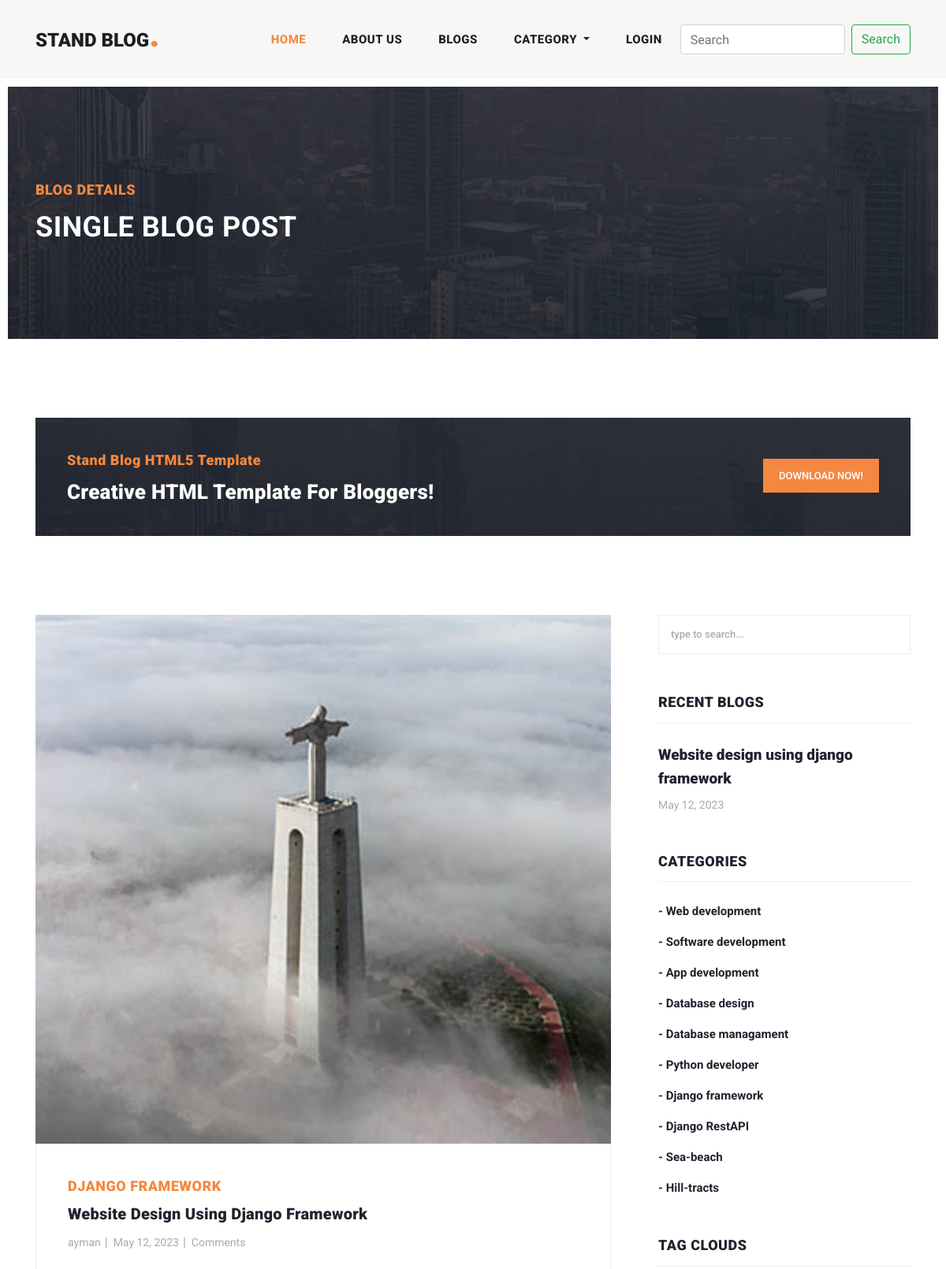
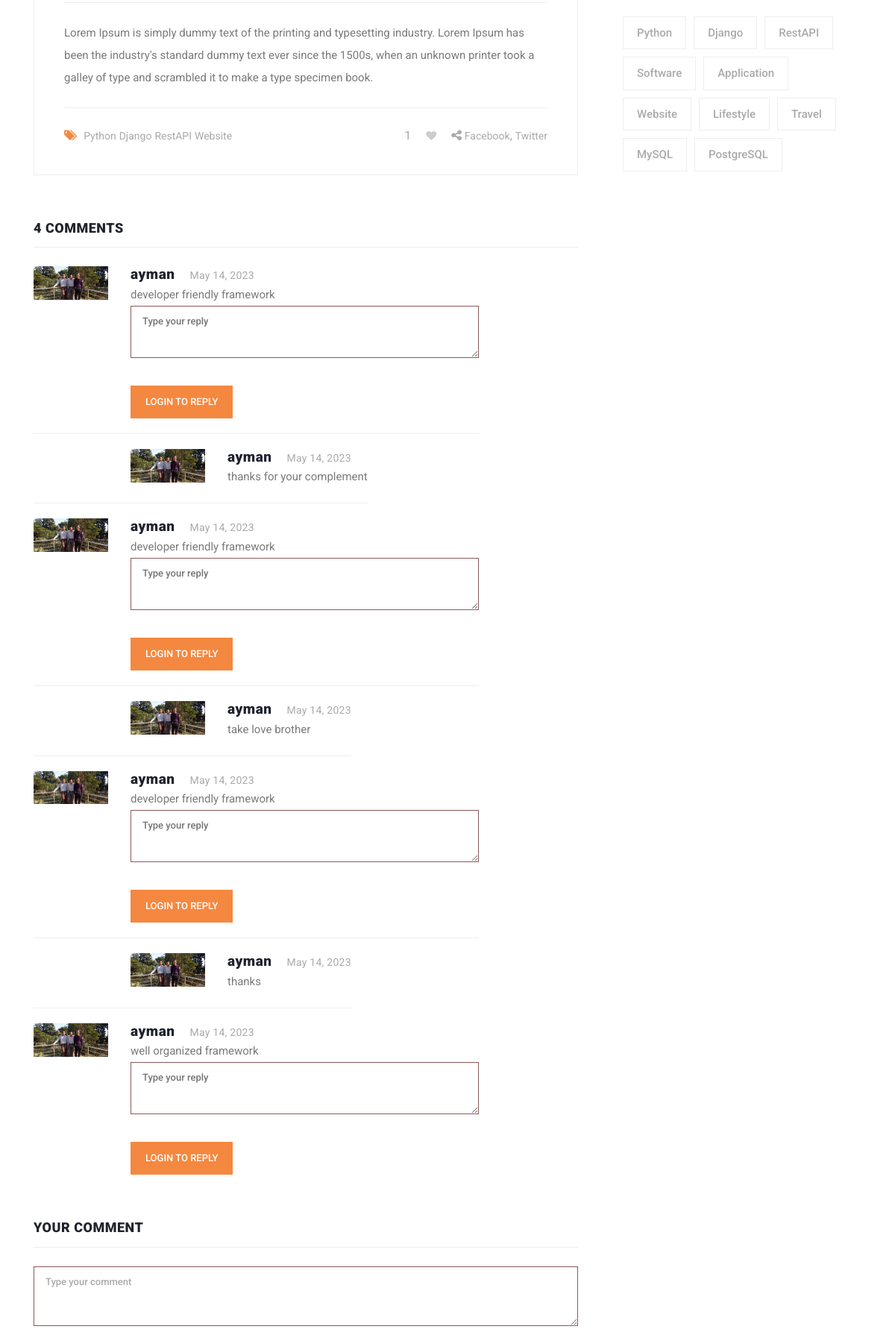
The app's page /blog/website-design-using-django-framework/ (upper part) with its own data (2 pictures, top to bottom).
### blog/models.py (models this page shows, shortened)
class Blog(models.Model):
    user = models.ForeignKey(User, related_name='user_blogs', on_delete=models.CASCADE)
    category = models.ForeignKey(Category, related_name='category_blogs', on_delete=models.CASCADE)
    tags = models.ManyToManyField(Tag, related_name='tag_blogs', blank=True)
    likes = models.ManyToManyField(User, related_name='user_likes', blank=True)
    title = models.CharField(max_length=250)
    slug = models.SlugField(null=True, blank=True)
    banner = models.ImageField(upload_to='blog_banners')
    description = models.CharField(max_length=1000)
    created_date = models.DateField(auto_now_add=True)

class Category(models.Model):
    title = models.CharField(max_length=150, unique=True)
    slug = models.SlugField(null=True, blank=True)
    created_date = models.DateField(auto_now_add=True)

class Tag(models.Model):
    title = models.CharField(max_length=100)
    slug = models.SlugField(null=True, blank=True)
    created_date = models.DateField(auto_now_add=True)

class Comment(models.Model):
    user = models.ForeignKey(User, related_name='user_comments', on_delete=models.CASCADE)
    blog = models.ForeignKey(Blog, related_name='blog_comments', on_delete=models.CASCADE)
    text = models.TextField()
    created_date = models.DateField(auto_now_add=True)

class Reply(models.Model):
    user = models.ForeignKey(User, related_name='user_replies', on_delete=models.CASCADE)
    comment = models.ForeignKey(Comment, related_name='comment_replies', on_delete=models.CASCADE)
    text = models.TextField()
    created_date = models.DateField(auto_now_add=True)

### account/models.py (models this page shows, shortened)
class User(AbstractUser):
    email = models.EmailField(max_length=150, unique=True, error_messages={
        "unique":"Email must be unique"
    })
    image = models.ImageField(null=True, blank=True, upload_to="user-images")
    REQUIRED_FIELDS = ["email"]
    objects = CustomUserManager()
    def get_profile_picture(self):
        url = ""
        try:
            url = self.image.url
        except:
            url = ""
        return url

### blog/views.py (the view)
# urls.py: path('blog/<str:slug>/', views.blog_details, name='blog_details'),
def blog_details(request, slug):
    blog = get_object_or_404(Blog, slug=slug)
    category = Category.objects.get(id=blog.category.id)
    comments = blog.blog_comments.all()
    related_blogs = category.category_blogs.all()
    tags = Tag.objects.order_by('created_date')
    liked_by = request.user in blog.likes.all()
    context = {
        'blog' : blog,
        'comments' : comments,
        'related_blogs' : related_blogs,
        'tags' : tags,
        'liked_by' : liked_by
    }
    return render(request, 'blog-details.html', context)

### blog/context_processors.py (called while the page is built)
def get_all_categories(request):
    categories = Category.objects.order_by('-created_date')
    context = {
        'categories' : categories
    }
    return context

def get_all_tags(request):
    tags = Tag.objects.order_by('-created_date')
    context = {
        'tags' : tags
    }
    return context

### templates/blog-details.html (shortened to what this page needs)
{% extends 'base.html' %}
{% load static %}
{% block content %}
<div class="heading-page header-text">
    <section class="page-heading">
      <div class="container">
        <div class="row">
          <div class="col-lg-12">
            <div class="text-content">
              <h4>Blog Details</h4>
              <h2>Single blog post</h2>
            </div>
          </div>
        </div>
      </div>
    </section>
  </div>
  <section class="call-to-action">
    <div class="container">
      <div class="row">
        <div class="col-lg-12">
          <div class="main-content">
            <div class="row">
              <div class="col-lg-8">
                <span>Stand Blog HTML5 Template</span>
                <h4>Creative HTML Template For Bloggers!</h4>
              </div>
              <div class="col-lg-4">
                <div class="main-button">
                  <a rel="nofollow" href="https://templatemo.com/tm-551-stand-blog" target="_parent">Download Now!</a>
                </div>
              </div>
            </div>
          </div>
        </div>
      </div>
    </div>
  </section>
  <section class="blog-posts grid-system">
    <div class="container">
      <div class="row">
        <div class="col-lg-8">
          <div class="all-blog-posts">
            <div class="row">
              <div class="col-lg-12">
                <div class="blog-post">
                  <div class="blog-thumb">
                    <img src="{{blog.banner.url}}" alt="">
                  </div>
                  <div class="down-content">
                    <span>{{blog.category.title}}</span>
                    <a href="post-details.html"><h4>{{blog.title}}</h4></a>
                    <ul class="post-info">
                      <li><a href="#">{{blog.user.username}}</a></li>
                      <li><a href="#">{{blog.created_date}}</a></li>
                      <li><a href="#">{{blog.comment.all.count}} Comments</a></li>
                    </ul>
                    <p>{{blog.description}}</p>
                    <div class="post-options">
                      <div class="row">
                        <div class="col-6">
                          <ul class="post-tags">
                            <li><i class="fa fa-tags"></i></li>
                            {% if blog.tags.all.count > 0 %}
                              {% for tag in blog.tags.all %}
                              <li><a href="#">{{tag.title}}</a></li>
                              {% endfor %}
                            {% else %}
                              None
                            {% endif %}
                          </ul>
                        </div>
                        {% if request.user.is_authenticated %}
                        <div class="col-6">
                          <ul class="post-share">
                            <li id="like-count">{{blog.likes.count}}</li>
                            {% if liked_by %}
                            <li class="pl-3 pr-3"><a href="javascript:void(0);"><i id="like-icon" data-blog="{{blog.id}}" class="fa fa-heart"></i></a></li>
                            {% else %}
                            <li class="pl-3 pr-3"><a href="javascript:void(0);"><i id="like-icon" data-blog="{{blog.id}}" class="fa fa-heart empty-heart"></i></a></li>
                            {% endif %}
                            <li><i class="fa fa-share-alt"></i></li>
                            <li><a href="#">Facebook</a>,</li>
                            <li><a href="#"> Twitter</a></li>
                          </ul>
                        </div>
                        {% else %}
                        <div class="col-6">
                          <ul class="post-share">
                            <li id="like-count">{{blog.likes.all.count}}</li>
                            {% if liked_by %}
                            <li class="pl-3 pr-3"><a href="{% url 'home' %}"><i id="like-icon" data-blog="{{blog.id}}" class="fa fa-heart"></i></a></li>
                            {% else %}
                            <li class="pl-3 pr-3"><a href="{% url 'home' %}"><i id="like-icon" data-blog="{{blog.id}}" class="fa fa-heart empty-heart"></i></a></li>
                            {% endif %}
                            <li><i class="fa fa-share-alt"></i></li>
                            <li><a href="#">Facebook</a>,</li>
                            <li><a href="#"> Twitter</a></li>
                          </ul>
                        </div>
                        {% endif %}
                      </div>
                    </div>
                  </div>
                </div>
              </div>
              <div class="col-lg-12">
                <div class="sidebar-item comments">
                  <div class="sidebar-heading">
                    <h2>{{blog.blog_comments.all.count}} comments</h2>
                  </div>
                  <div class="content">
                    <ul>
                      {% for comment in comments %}
                        <li>
                          <div class="author-thumb">
                            <img src="{{comment.user.get_profile_picture}}" alt="">
                          </div>
                          <div class="right-content">
                            <h4>{{comment.user.username}}<span>{{comment.created_date}}</span></h4>
                            <p>{{comment.text}}</p>
                            <form class="submit-reply" id="comment" action="{% url 'add_reply' blog.id comment.id %}" method="post">
                              <div class="row">
                                <div class="col-lg-12">
                                  <fieldset>
                                    <textarea name="text" id="message" placeholder="Type your reply" required=""></textarea>
                                  </fieldset>
                                </div>
                                <div class="col-lg-12">
                                  <fieldset>
                                    {% if request.user.is_authenticated %}
                                      <button type="submit" id="form-submit" class="main-button reply-button">Submit</button>
                                    {% else %}
                                      <a type="submit" href="#" id="form-submit" class="main-button reply-button">Login to reply</a>
                                    {% endif %}
                                  </fieldset>
                                </div>
                              </div>
                            </form>
                          </div>
                        </li>
                          {% for reply in comment.comment_replies.all %}
                          <li class="replied">
                            <div class="author-thumb">
                              <img src="{{reply.user.get_profile_picture}}" alt="">
                            </div>
                            <div class="right-content">
                              <h4>{{reply.user.username}}<span>{{reply.created_date}}</span></h4>
                              <p>{{reply.text}}</p>
                            </div>
                          </li>
                          {% endfor %}
                        {% endfor %}
                    </ul>
                  </div>
                </div>
              </div>
              <div class="col-lg-12">
                <div class="sidebar-item submit-comment">
                  <div class="sidebar-heading">
                    <h2>Your comment</h2>
                  </div>
                  <div class="content">
                    <form id="comment" action="{% url 'add_comment' blog.slug %}" method="post">
                      <div class="row">
                        <div class="col-lg-12">
                          <fieldset>
                            <textarea name="text" id="message" placeholder="Type your comment" required=""></textarea>
                          </fieldset>
                        </div>
                      </div>
                    </form>
                  </div>
                </div>
              </div>
            </div>
          </div>
        </div>
        <div class="col-lg-4">
          <div class="sidebar">
            <div class="row">
              <div class="col-lg-12">
                <div class="sidebar-item search">
                  <form id="search_form" name="gs" method="GET" action="#">
                    <input type="text" name="q" class="searchText" placeholder="type to search..." autocomplete="on">
                  </form>
                </div>
              </div>
              <div class="col-lg-12">
                <div class="sidebar-item recent-posts">
                  <div class="sidebar-heading">
                    <h2>Recent Blogs</h2>
                  </div>
                  <div class="content">
                    <ul>
                      {% for blog in related_blogs %}
                      <li><a href="{% url 'blog_details' blog.slug %}">
                        <h5>{{blog.title}}</h5>
                        <span>{{blog.created_date}}</span>
                      </a></li>
                      {% endfor %}
                    </ul>
                  </div>
                </div>
              </div>
              <div class="col-lg-12">
                <div class="sidebar-item categories">
                  <div class="sidebar-heading">
                    <h2>Categories</h2>
                  </div>
                  <div class="content">
                    <ul>
                      {% for category in categories %}
                      <li><a href="{% url 'blog_details' blog.slug %}">- {{category.title}}</a></li>
                      {% endfor %}
                    </ul>
                  </div>
                </div>
              </div>
              <div class="col-lg-12">
                <div class="sidebar-item tags">
                  <div class="sidebar-heading">
                    <h2>Tag Clouds</h2>
                  </div>
                  <div class="content">
                    <ul>
                      {% for tag in tags %}
                      <li><a href="#">{{tag.title}}</a></li>
                      {% endfor %}
                    </ul>
                  </div>
                </div>
              </div>
            </div>
          </div>
        </div>
      </div>
    </div>
  </section>
{% endblock content %}

### assets/css/main.css (style rules this page uses)
.submit-reply textarea { width: 100%; height: 46px; border: 1px solid #8d5959; font-size: 13px; text-transform: none; font-weight: 500; color: #7a7a7a; outline: none; padding: 10px 15px; margin-bottom: 30px; height: 180px; max-height: 70px; max-width: 100%; min-width: 300px !important; }
.reply-button { display: inline-block; background-color: #f48840; color: #fff; font-size: 13px; font-weight: 500; padding: 12px 20px; text-transform: uppercase; transition: all .3s; border: none; outline: none; }
.submit-comment textarea { text-transform: none !important; border: 1px solid #8d5959 !important; max-height: 80px !important; }
.fa-heart { color: red !important; }
.empty-heart { color: #cdcdcd !important; }
input, textarea { text-transform: none !important; }

### records on screen
Blog: banner (picture), category "DJANGO FRAMEWORK", title "Website Design Using Django Framework", user.username "ayman", created_date "May 12, 2023", description "Lorem Ipsum is simply dummy text of the printing and typesetting industry. Lorem Ipsum has been the industry's standard dummy text ever since the 1500s, when an unknown printer took a galley of type and scrambled it to make a type specimen book.", likes.all.count "1", blog_comments.all.count "4", title "Website design using django framework"
Tag: title "Python"
Tag: title "Django"
Tag: title "RestAPI"
Tag: title "Website"
Comment: user.get_profile_picture (picture), user.username "ayman", created_date "May 14, 2023", text "developer friendly framework"
Reply: user.get_profile_picture (picture), user.username "ayman", created_date "May 14, 2023", text "thanks for your complement"
Comment: user.get_profile_picture (picture), user.username "ayman", created_date "May 14, 2023", text "developer friendly framework"
Reply: user.get_profile_picture (picture), user.username "ayman", created_date "May 14, 2023", text "take love brother"
Comment: user.get_profile_picture (picture), user.username "ayman", created_date "May 14, 2023", text "developer friendly framework"
Reply: user.get_profile_picture (picture), user.username "ayman", created_date "May 14, 2023", text "thanks"
Comment: user.get_profile_picture (picture), user.username "ayman", created_date "May 14, 2023", text "well organized framework"
Category: title "Web development"
Category: title "Software development"
Category: title "App development"
Category: title "Database design"
Category: title "Database managament"
Category: title "Python developer"
Category: title "Django framework"
Category: title "Django RestAPI"
Category: title "Sea-beach"
Category: title "Hill-tracts"
Tag: title "Software"
Tag: title "Application"
Tag: title "Lifestyle"
Tag: title "Travel"
Tag: title "MySQL"
Tag: title "PostgreSQL"
